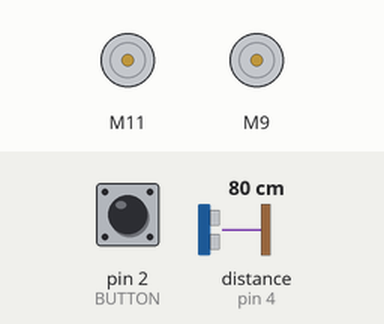
Simulated run of this sketch. Board: Arduino Uno, built with avr-gcc and run on an emulated ATmega328P. Shown: 2 × DC motor (green arrow = forward, orange = backward, longer = faster). Inputs (shaded band) come from the test bench; at power-on: pin 2 (BUTTON) HIGH, distance to the obstacle (sensor on pin 4) 80 cm.

Above: at 1.2 s.
1.3 s: pin 2 (BUTTON) pulled LOW for 0.15 s
At 2.5 s:
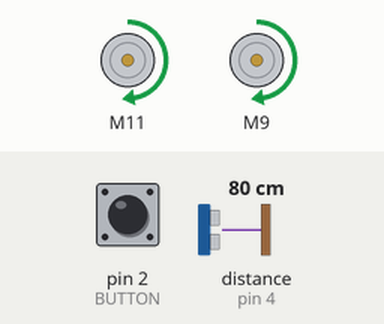
2.9 s: distance to the obstacle (sensor on pin 4) set to 12 cm
4.4 s: distance to the obstacle (sensor on pin 4) set to 9 cm
At 5.6 s:
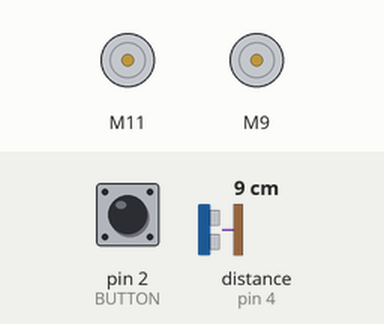
5.9 s: distance to the obstacle (sensor on pin 4) set to 18 cm
At 6.8 s:
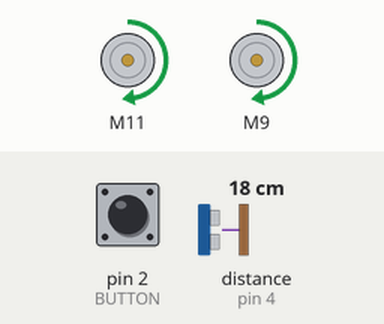
7.4 s: distance to the obstacle (sensor on pin 4) set to 2 cm
At 7.9 s:
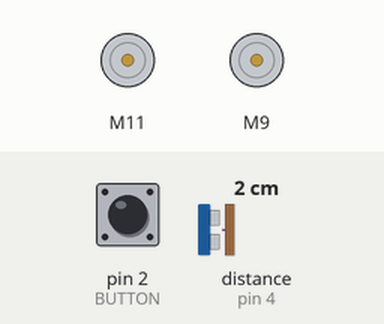
Timing chart, 0 to 9.9 s (numbered marks = the images above; inputs shaded):
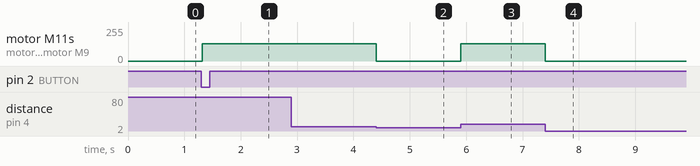

Measured:
- the behaviour switches between 11 and 10 cm on distance to the obstacle (sensor on pin 4) (found by bisection; images 1 and 2)
- after the input at 1.3 s, motor M11, motor M9: stopped → forward 128/255 at once
- after the input at 2.9 s, every drawn part: stays the same
- after the input at 4.4 s, motor M11, motor M9: forward 128/255 → stopped at once
- after the input at 5.9 s, motor M11, motor M9: stopped → forward 128/255 at once
- after the input at 7.4 s, motor M11, motor M9: forward 128/255 → stopped at once

The sketch:

pikabotButton.ino
```cpp
#include "CytronMotorDriver.h"
CytronMD motorLeft(PWM_DIR, 11, 10);
CytronMD motorRight(PWM_DIR, 9, 3);

#include <HCSR04.h>
UltraSonicDistanceSensor distanceSensor(5, 4);

#define BUTTON  2

void robotStop()
{ motorLeft.setSpeed(0);
  motorRight.setSpeed(0);
}
void robotMove(int speedL, int speedR)
{ motorLeft.setSpeed(speedL);
  motorRight.setSpeed(speedR);
}

void setup()
{ Serial.begin(9600);
  pinMode(BUTTON, INPUT_PULLUP);
}

void loop()
{
  if(digitalRead(BUTTON)==LOW)
  {
    while(1)
    {
      if(distanceSensor.measureDistanceCm()>10)
        robotMove(128, 128);
      else
        robotStop();
    }
  }
}
```
